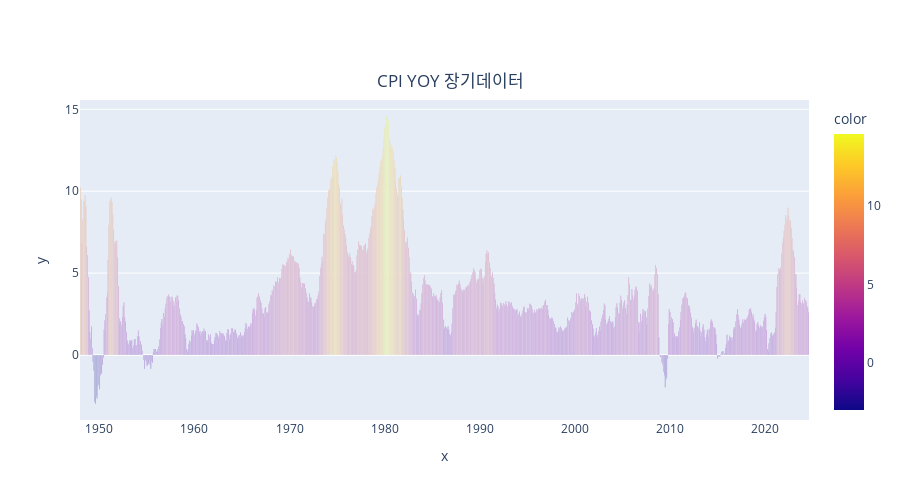

Write notebook code for a chart like this one.
### Markdown cell above
## 예시 
CPI 데이터 가져와서 시각화

### Code cell
# sample : CPI

cpi= fp.series('CPIAUCSL',enddate)
corecpi = fp.series('CPILFESL',enddate)
cpi.data
cpiyoy=cpi.apc().data
cpiyoy
cpimom=cpi.data.pct_change()*100
cpimom
corecpiyoy=corecpi.apc().data
corecpimom=corecpi.data.pct_change()*100

import plotly.express as px

fig=px.bar(x=cpiyoy.index, y=cpiyoy.values, color=cpiyoy.values, 
          title='CPI YOY 장기데이터', height=500)
fig.update_traces(textposition='outside')
fig.update_layout(
    uniformtext_minsize=8, uniformtext_mode='hide',
    title={
        'y':0.85,
        'x':0.5,
        'xanchor': 'center',
        'yanchor': 'top'})
fig.show()

### Figure 1 — Plotly figure (JSON) as saved in the notebook; plotly's stock layout.template omitted (floating-point values rounded to 4 significant figures; data arrays with more than 128 entries replaced by an {"elided": "..."} marker saying what was removed)
{"data": [{"alignmentgroup": "True", "hovertemplate": "x=%{x}<br>y=%{y}<br>color=%{marker.color}<extra></extra>", "legendgroup": "", "marker": {"color": {"elided": "920 float values"}, "coloraxis": "coloraxis", "pattern": {"shape": ""}}, "name": "", "offsetgroup": "", "orientation": "v", "showlegend": false, "textposition": "outside", "type": "bar", "x": {"elided": "920 str values"}, "xaxis": "x", "y": {"elided": "920 float values"}, "yaxis": "y"}], "layout": {"barmode": "relative", "coloraxis": {"colorbar": {"title": {"text": "color"}}, "colorscale": [[0, "#0d0887"], [0.1111, "#46039f"], [0.2222, "#7201a8"], [0.3333, "#9c179e"], [0.4444, "#bd3786"], [0.5556, "#d8576b"], [0.6667, "#ed7953"], [0.7778, "#fb9f3a"], [0.8889, "#fdca26"], [1, "#f0f921"]]}, "height": 500, "legend": {"tracegroupgap": 0}, "title": {"text": "CPI YOY 장기데이터", "x": 0.5, "xanchor": "center", "y": 0.85, "yanchor": "top"}, "uniformtext": {"minsize": 8, "mode": "hide"}, "xaxis": {"anchor": "y", "domain": [0, 1], "title": {"text": "x"}}, "yaxis": {"anchor": "x", "domain": [0, 1], "title": {"text": "y"}}}}
